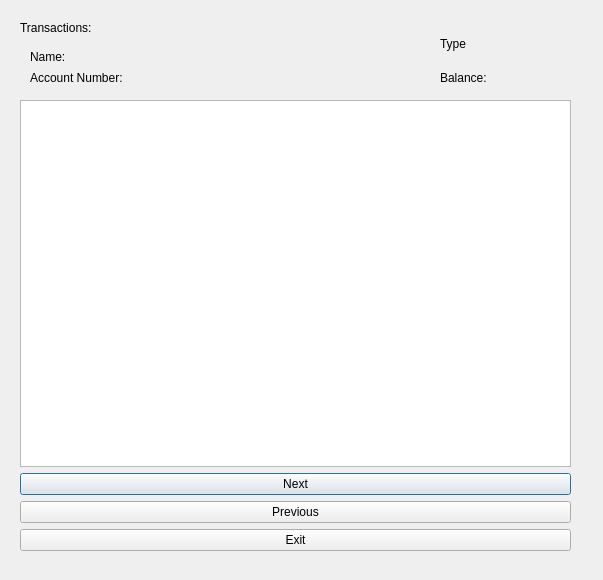
<?xml version="1.0" encoding="UTF-8"?>
<ui version="4.0">
 <class>TransactionsWindow</class>
 <widget class="QDialog" name="TransactionsWindow">
  <property name="geometry">
   <rect>
    <x>0</x>
    <y>0</y>
    <width>603</width>
    <height>580</height>
   </rect>
  </property>
  <property name="windowTitle">
   <string>Dialog</string>
  </property>
  <widget class="QLabel" name="nameLabel">
   <property name="geometry">
    <rect>
     <x>30</x>
     <y>50</y>
     <width>47</width>
     <height>13</height>
    </rect>
   </property>
   <property name="text">
    <string>Name:</string>
   </property>
  </widget>
  <widget class="QLabel" name="accountNumberLabel">
   <property name="geometry">
    <rect>
     <x>30</x>
     <y>70</y>
     <width>151</width>
     <height>16</height>
    </rect>
   </property>
   <property name="text">
    <string>Account Number:</string>
   </property>
  </widget>
  <widget class="QLabel" name="headerLabel">
   <property name="geometry">
    <rect>
     <x>20</x>
     <y>20</y>
     <width>211</width>
     <height>16</height>
    </rect>
   </property>
   <property name="text">
    <string>Transactions:</string>
   </property>
  </widget>
  <widget class="QWidget" name="layoutWidget">
   <property name="geometry">
    <rect>
     <x>20</x>
     <y>100</y>
     <width>551</width>
     <height>451</height>
    </rect>
   </property>
   <layout class="QHBoxLayout" name="horizontalLayout">
    <item>
     <layout class="QGridLayout" name="gridLayout">
      <item row="1" column="0">
       <widget class="QPushButton" name="nextButton">
        <property name="enabled">
         <bool>true</bool>
        </property>
        <property name="sizePolicy">
         <sizepolicy hsizetype="Minimum" vsizetype="Maximum">
          <horstretch>0</horstretch>
          <verstretch>0</verstretch>
         </sizepolicy>
        </property>
        <property name="cursor">
         <cursorShape>PointingHandCursor</cursorShape>
        </property>
        <property name="text">
         <string>Next</string>
        </property>
        <property name="iconSize">
         <size>
          <width>16</width>
          <height>16</height>
         </size>
        </property>
       </widget>
      </item>
      <item row="2" column="0">
       <widget class="QPushButton" name="previousButton">
        <property name="cursor">
         <cursorShape>PointingHandCursor</cursorShape>
        </property>
        <property name="text">
         <string>Previous</string>
        </property>
       </widget>
      </item>
      <item row="3" column="0">
       <widget class="QPushButton" name="exitButton">
        <property name="cursor">
         <cursorShape>PointingHandCursor</cursorShape>
        </property>
        <property name="text">
         <string>Exit</string>
        </property>
       </widget>
      </item>
      <item row="0" column="0">
       <widget class="QTableView" name="transactionsList"/>
      </item>
     </layout>
    </item>
   </layout>
  </widget>
  <widget class="QWidget" name="layoutWidget">
   <property name="geometry">
    <rect>
     <x>440</x>
     <y>30</y>
     <width>131</width>
     <height>61</height>
    </rect>
   </property>
   <layout class="QVBoxLayout" name="verticalLayout">
    <item>
     <widget class="QLabel" name="typeLabel">
      <property name="text">
       <string>Type</string>
      </property>
     </widget>
    </item>
    <item>
     <widget class="QLabel" name="balanceLabel">
      <property name="text">
       <string>Balance:</string>
      </property>
     </widget>
    </item>
   </layout>
  </widget>
 </widget>
 <resources/>
 <connections/>
</ui>
